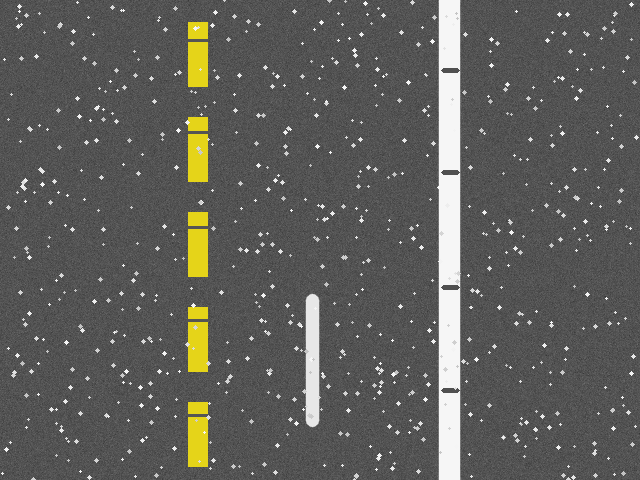
#> input picture scripts_aula/Aula_Homografia_Morfologia_40_Independentes/dados/bev_marcacoes.png, 640 x 480 px
$ python 36_componentes_conectados.py
#> lines starting #> are read from the running program, lines starting #| are printed output that depends on the picture; after the words box and inside, x2 and y2 are one past the last pixel; in counts of white or black regions, pixels touching at a corner belong together
"""
EXEMPLO 36/40 — COMPONENTES CONECTADOS

O QUE ESTE CODIGO FAZ: Este programa foi elaborado para rotular grupos de pixels contíguos. Cada exercicio
e independente e pode ser executado diretamente, sem apoio.py ou importacao
de outros exemplos. As imagens de entrada ficam na pasta dados.

COMO FUNCIONA: A demonstracao usa cv2.connectedComponentsWithStats com conectividade 8. O programa apresenta os parametros,
imprime medidas quantitativas quando sao relevantes e salva resultados na
pasta saidas/36_componentes_conectados/, criada automaticamente.

POR QUE E IMPORTANTE: permite transformar máscara em objetos com área e caixa. Na visao veicular, a correspondencia de pontos
auxilia o alinhamento de imagens, enquanto o BEV e a morfologia fornecem
representacoes uteis para encontrar marcacoes de pista.

APLICACAO E CUIDADOS: Este material utiliza duas janelas sobrepostas de uma
mesma fotografia, simulando vistas de cameras. Nao e uma calibracao real
de surround view 360 graus. Para multiplas cameras fisicas sao necessarias
calibracao intrinseca/extrinseca, compensacao de distorcao e tratamento da
paralaxe. A segmentacao BEV trabalha inicialmente com cena controlada.

EXPERIMENTE NA AULA: Imprima os dez maiores componentes.

PASSO A PASSO DA EXECUCAO: 1. Binarize a imagem BEV e aplique opening seguido de closing. 2. Rotule componentes pelo connectedComponentsWithStats, ignorando o indice zero. 3. Obtenha area e dimensoes das caixas delimitadoras de cada regiao conectada. 4. Filtre componentes por area minima e razao altura/largura. 5. Conte as marcacoes aceitas, calcule dimensoes medias e desenhe as caixas. 6. Registre que as medidas sao pixels, nao grandezas metricas calibradas.

COMO EXECUTAR: python exemplos/36_componentes_conectados.py
DEPENDENCIAS: opencv-python, numpy; nenhuma dependencia de outro .py.
"""

from pathlib import Path
import cv2
import numpy as np

RAIZ = Path(__file__).resolve().parent.parent
DADOS = RAIZ / "dados"
SAIDA = RAIZ / "saidas" / Path(__file__).stem
SAIDA.mkdir(parents=True, exist_ok=True)

def ler(nome):
#> called with nome = 'bev_marcacoes.png'
    caminho = DADOS / nome
    imagem = cv2.imread(str(caminho))
#> imagem is the input picture: shape (480, 640, 3); mean B, G, R 90.3, 94.1, 94.4
    if imagem is None:
        raise FileNotFoundError(f"Imagem ausente: {caminho}")
    return imagem

def painel(pares, destino="resultado.png", largura=560, altura=310):
    """Cada tupla contem (legenda, imagem); salva um grid com ate 3 colunas."""
    quadros = []
    for legenda, imagem in pares:
        if len(imagem.shape) == 2:
            imagem = cv2.cvtColor(imagem, cv2.COLOR_GRAY2BGR)
        img = cv2.resize(imagem, (largura, altura), interpolation=cv2.INTER_AREA)
        cv2.rectangle(img, (0, 0), (largura, 43), (22, 31, 46), -1)
        cv2.putText(img, legenda[:43], (12, 29), cv2.FONT_HERSHEY_SIMPLEX,
                    0.66, (255, 255, 255), 2, cv2.LINE_AA)
        quadros.append(img)
    ncol = min(3, len(quadros))
    while len(quadros) % ncol:
        quadros.append(np.full_like(quadros[0], (235, 235, 235)))
    linhas = [np.hstack(quadros[i:i+ncol]) for i in range(0, len(quadros), ncol)]
    resultado = np.vstack(linhas)
    cv2.imwrite(str(SAIDA / destino), resultado)
    print("Imagem salva:", SAIDA / destino)
    return resultado


def binarizar(img):
    cinza=cv2.cvtColor(img,cv2.COLOR_BGR2GRAY) if img.ndim==3 else img
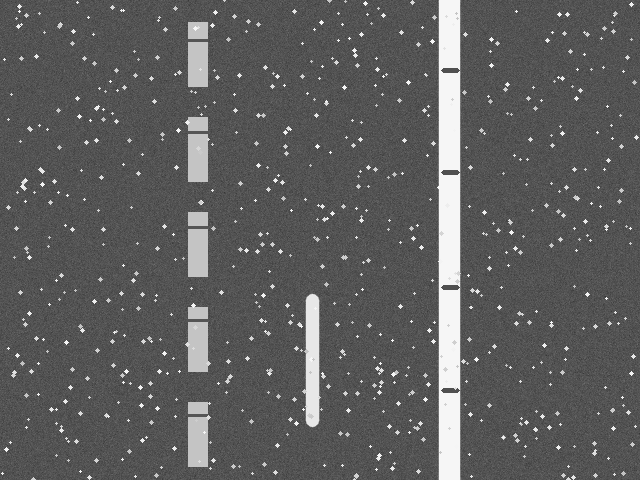
#> cinza: shape (480, 640); min 50, max 246, mean 93.7
    return cv2.adaptiveThreshold(cinza,255,cv2.ADAPTIVE_THRESH_GAUSSIAN_C,
                                 cv2.THRESH_BINARY,31,-12)
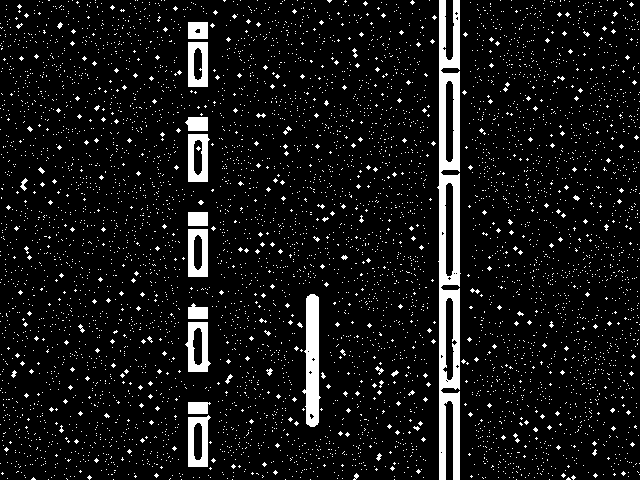
#> returned value: shape (480, 640); 8.2% white; 5373 white regions (5345 under 20 px), largest, box (x1, y1, x2, y2) and area: (437, 0, 461, 480) 7001, (302, 294, 321, 427) 1693, (185, 322, 211, 372) 736

def morfologia(mask, forma=cv2.MORPH_RECT, tamanho=(5,7)):
#> called with forma = 0, tamanho = (5, 7)
    kernel=cv2.getStructuringElement(forma,tamanho)
    abertura=cv2.morphologyEx(mask,cv2.MORPH_OPEN,kernel)
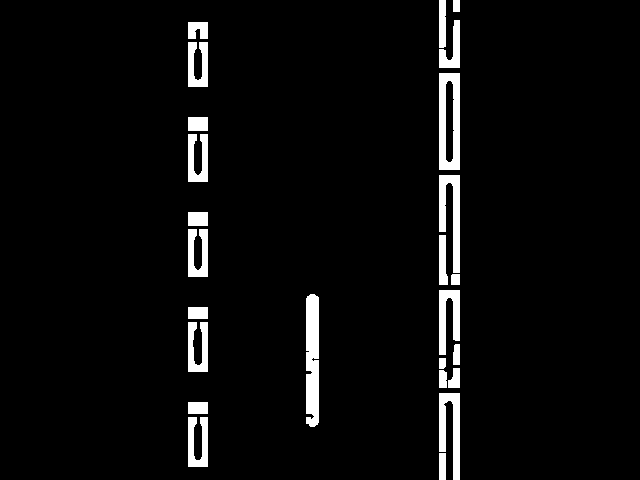
#> abertura: shape (480, 640); 4.3% white; 25 white regions, largest, box (x1, y1, x2, y2) and area: (306, 294, 319, 427) 1641, (439, 73, 460, 170) 1483, (439, 175, 460, 273) 1147
    fechamento=cv2.morphologyEx(abertura,cv2.MORPH_CLOSE,kernel)
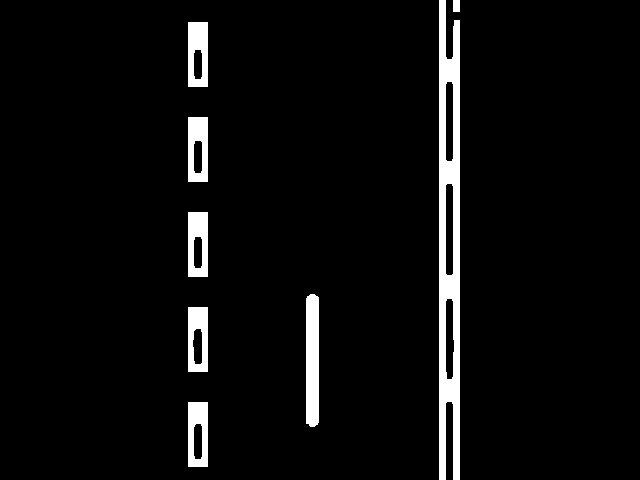
#> fechamento: shape (480, 640); 4.6% white; 8 white regions, largest, box (x1, y1, x2, y2) and area: (439, 0, 460, 480) 7245, (306, 294, 319, 427) 1693, (188, 22, 208, 87) 1079
    return abertura, fechamento, kernel

def selecionar_componentes(img, mascara, area_min=100, razao_min=1.5):
    n,rotulos,stats,centros=cv2.connectedComponentsWithStats(mascara,8)
    saida=img.copy(); aceitos=[]
    for i in range(1,n):  # indice 0 corresponde ao fundo
        x,y,w,h,area=map(int,stats[i])
        razao=h/max(w,1)
        if area>=area_min and razao>=razao_min:
            aceitos.append((x,y,w,h,area,razao))
            cv2.rectangle(saida,(x,y),(x+w,y+h),(0,255,0),2)
    if aceitos:
        print('Marcacoes aprovadas:',len(aceitos),
              'largura media:',round(float(np.mean([v[2] for v in aceitos])),1),
              'altura media:',round(float(np.mean([v[3] for v in aceitos])),1),
              'area media:',round(float(np.mean([v[4] for v in aceitos])),1))
    else:
        print('Nenhuma marcacao atende aos filtros de area e aspect ratio.')
    return saida, aceitos, stats

img=ler("bev_marcacoes.png");mask=binarizar(img)
_,clean,_=morfologia(mask)
n,labels,stats,centroids=cv2.connectedComponentsWithStats(clean,8)
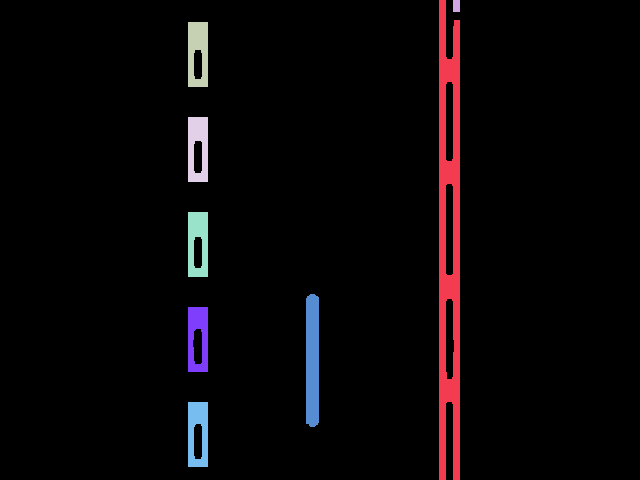
#> labels: shape (480, 640) int32; 9 distinct labels, from 0 to 8; one colour per label, 0 black
#> n = 9; stats = [[0, 0, 640, 480, 292932], [439, 0, 21, 480, 7245], [453, 0, 7, 12, 84], [188, 22, 20, 65, 1079], [188, 117, 20, 65, 1052], [188, 212, 20, 65, 1061], [306, 294, 13, 133, 1693], [188, 307, 20, 65, 1023], [188, 402, 20, 65, 1031]]; centroids = [[318.5, 238.8], [448.9, 243.2], [456, 5.5], [197.5, 51.94], [197.5, 147.2], [197.5, 242.2], [312, 359.9], [197.5, 337.1], [197.5, 432.2]]
print("Componentes sem fundo:",n-1)
#| Componentes sem fundo: 8
print("(x,y,w,h,area) dos 10 maiores:")
for linha in sorted(stats[1:].tolist(),key=lambda row:row[4],reverse=True)[:10]:print(linha)
#> this loop made 8 passes
#| [439, 0, 21, 480, 7245]
#| [306, 294, 13, 133, 1693]
#| [188, 22, 20, 65, 1079]
#| [188, 212, 20, 65, 1061]
#| [188, 117, 20, 65, 1052]
#| [188, 402, 20, 65, 1031]
#| [188, 307, 20, 65, 1023]
#| [453, 0, 7, 12, 84]
painel([("BEV",img),("Mascara limpa",clean)])
#> after the loop in painel, `for legenda, imagem in pares:`:
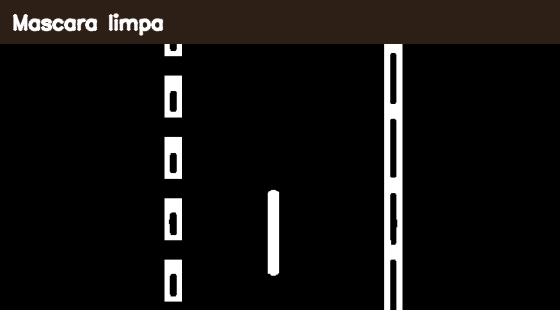
#> img: shape (310, 560, 3); mean B, G, R 15.2, 16.4, 18.5
#> after the loop in painel, `for legenda, imagem in pares:`: quadros = 2 items
#> in painel, `ncol = min(3, len(quadros))`: ncol = 2
#> in painel, `linhas = [np.hstack(quadros[i:i+ncol]) for i in range(0, len(quadros),..`: linhas = 1 item
#> in painel, `resultado = np.vstack(linhas)`:
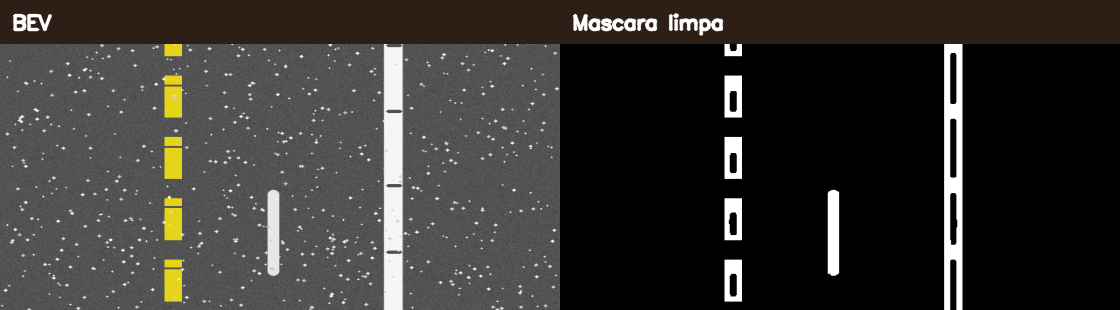
#> resultado: shape (310, 1120, 3); mean of channels 0, 1, 2 48.3, 51.1, 53.3; drawn as B, G, R

$ run again, with scripts_aula/Aula_Homografia_Morfologia_40_Independentes/dados/camera_tp1.png copied over scripts_aula/Aula_Homografia_Morfologia_40_Independentes/dados/bev_marcacoes.png
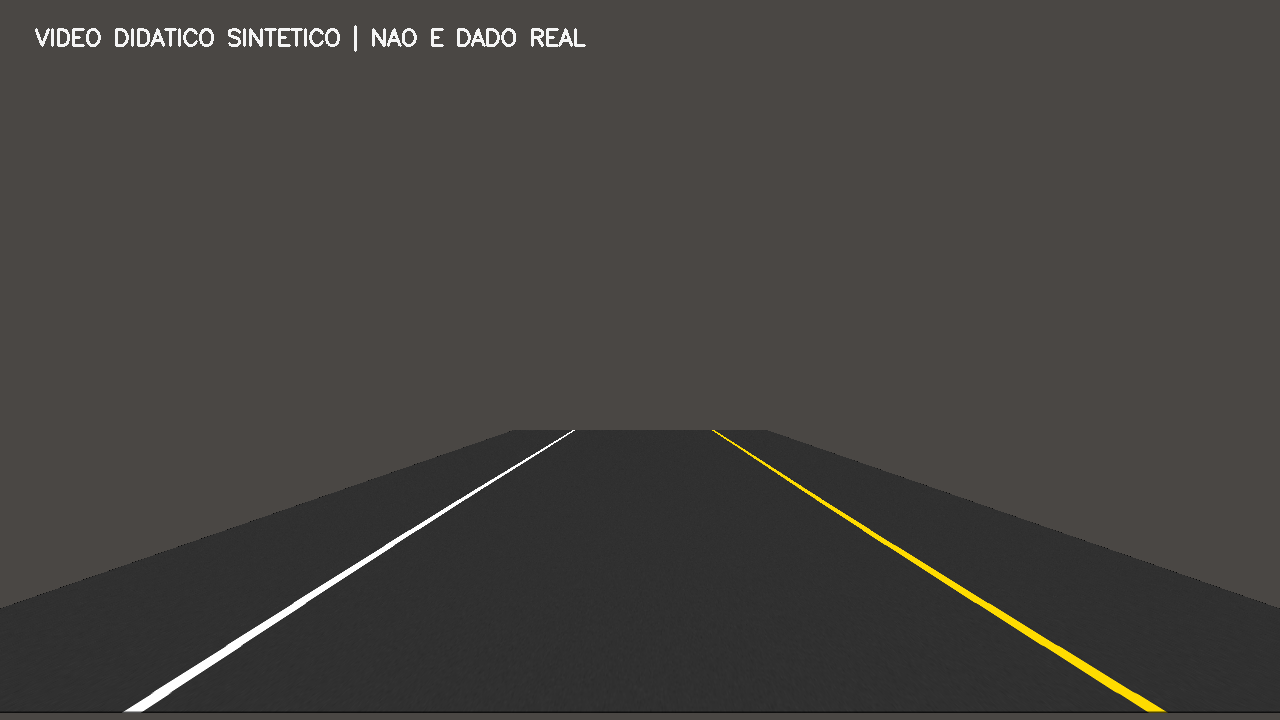
#> input picture scripts_aula/Aula_Homografia_Morfologia_40_Independentes/dados/camera_tp1.png, 1280 x 720 px
#> in ler, imagem is the input picture: shape (720, 1280, 3); mean B, G, R 63.3, 66.2, 68.4
#> abertura: shape (720, 1280); 0.32% white; 3 white regions, box (x1, y1, x2, y2) and area: (133, 618, 274, 712) 1454, (1006, 616, 1155, 711) 1448, (295, 601, 300, 608) 35
#> labels: shape (720, 1280) int32; 4 distinct labels, from 0 to 3
#> n = 4; stats = [[0, 0, 1280, 720, 918663], [295, 601, 5, 7, 35], [1006, 616, 149, 95, 1448], [133, 618, 141, 94, 1454]]; centroids = [[639.5, 358.5], [297, 604], [1083.6, 666.2], [199.6, 667.4]]
#| Componentes sem fundo: 3
#> the loop `for linha in sorted(stats[1:].tolist(),key=lambda row:row[4],reverse=T..` made 3 passes
#> (printed output is left out)
#> after the loop in painel, `for legenda, imagem in pares:`:
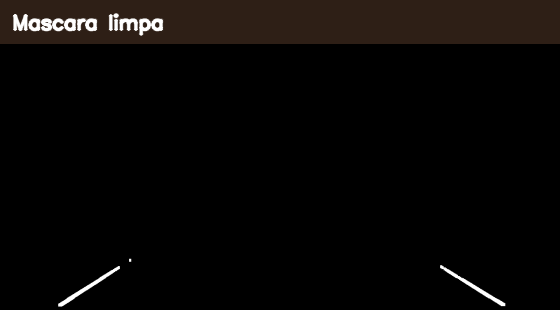
#> img: shape (310, 560, 3); mean B, G, R 5.6, 6.9, 8.9
#> after the loop in painel, `for legenda, imagem in pares:`: quadros = 2 items
#> ncol = 2
#> linhas = 1 item
#> in painel, `resultado = np.vstack(linhas)`:
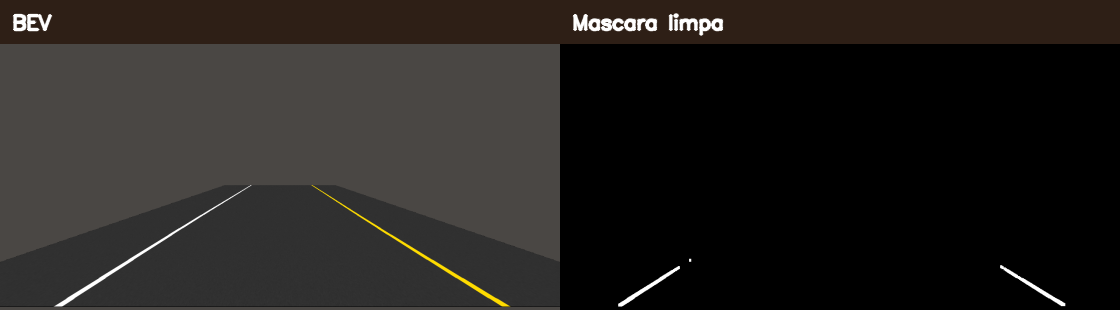
#> resultado: shape (310, 1120, 3); mean of channels 0, 1, 2 31.1, 33.6, 36.5; drawn as B, G, R
